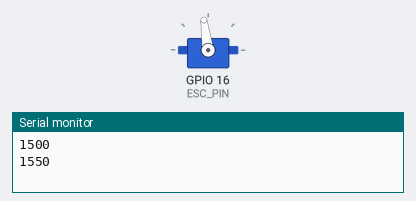
A sketch run on a simulated ESP32. Parts: servo, the last lines printed to the serial monitor.

Above: at 0.1 s.
At 3.1 s:
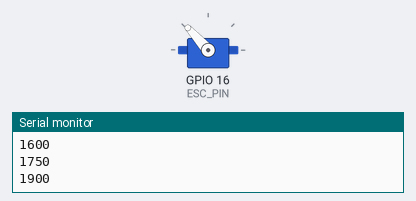
At 5.1 s:
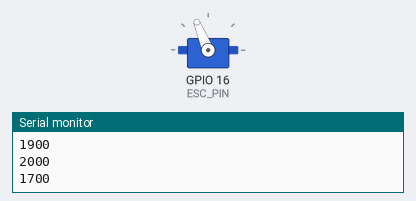
Timing chart, 0 to 7.5 s (numbered marks = the images above):
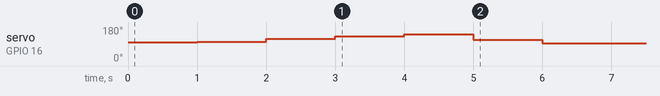

The sketch:

motor_control.ino
```cpp
#include <ESP32Servo.h>

#include "ESC.h"

#define ESC_PIN 16

/* This example shows how to use an ESC controller that can go
 * only forward
 */
ESC esc(ESC::MODE_FORWARD_BACKWARD);


void setup()
{

    Serial.begin(115200);


    esc.attach(ESC_PIN);

    esc.setSpeed(50);
    delay(1000);

    esc.setSpeed(100);
    delay(1000);

    esc.setSpeed(250);
    delay(1000);


    esc.setSpeed(400);
    delay(1000);

    esc.setSpeed(500);
    delay(1000);

    esc.setSpeed(200);
    delay(1000);

    esc.setSpeed(0);
    delay(1000);

    delay(1000);


}

void loop()
{

}
```

ESC.cpp
```cpp
/*
 * A simple class for control an ESC controller
 */
#include <ESP32Servo.h>
#include "ESC.h"

ESC::ESC(int mode){
  actualDirection = FORWARD;
  setRunningMode(mode);
}

void ESC::setSpeed(unsigned int speed)
{
        Serial.println(baseSpeed + speed);
  if(actualDirection == FORWARD){
    if(baseSpeed + speed <= MAX_PULSE)
      esc.writeMicroseconds(baseSpeed + speed);
  }else{
    if(baseSpeed + speed >= MIN_PULSE)
      esc.writeMicroseconds(baseSpeed - speed);
  }
}

void ESC::setRunningMode(int mode){
  if(mode == MODE_FORWARD_ONLY){
      baseSpeed = BASE_FORWARD_ONLY;
  }else if(mode == MODE_FORWARD_BACKWARD){
      baseSpeed = BASE_FORWARD_BACKWARD;
  }
}
void ESC::setDirection(int direction)
{
  if(direction == FORWARD)
    actualDirection = FORWARD;
  else
    actualDirection = BACKWARD;
}

void ESC::detach(){
  esc.detach();
}

void ESC::attach(int pin){
  esc.attach(pin);
  setSpeed(0);
}
```

ESC.h
```cpp
#ifndef __ESC_H__
#define __ESC_H__

#include <Arduino.h>

//You may need to configure this values
#define BASE_FORWARD_ONLY 1000 //number of pulse microseconds for 0 speed
#define BASE_FORWARD_BACKWARD 1500 //number of pulse microseconds for 0 speed for forward/backward
#define MAX_PULSE 2000
#define MIN_PULSE 1000

/* A normal ESC controller goes only forward
 * 0 speed is a pulse of 1 millisecond (1000 microseconds)
 * max speed is a pulse of 2 milliseconds
 */

/* A forward/backward ESC controller
 * 0 speed is a pulse of 1.5 millisecond (1500 microseconds)
 * max speed forward is a pulse of 2 milliseconds
 * max speed backward is a 1 millisecond pulse.
 * Backward speed increases when the pulse decreases (from 1499 to 1000)
 */

class ESC
{
private:
  int actualDirection;
  int actualSpeed;
  int baseSpeed;
  Servo esc;
  bool checkSpeed(int speed);
public:
  static const int FORWARD = 0;
  static const int BACKWARD = 1;
  static const int MODE_FORWARD_ONLY = 0;
  static const int MODE_FORWARD_BACKWARD = 1;

  ESC(int mode = MODE_FORWARD_ONLY);
  //if only forward ESC, speed range: 0, 1000
  //if forward/backward ESC, speed range: 0, 500
  void setSpeed(unsigned int speed);
  void setDirection(int direction);
  void setRunningMode(int mode);
  void detach();
  void attach(int pin);
};

#endif
```
